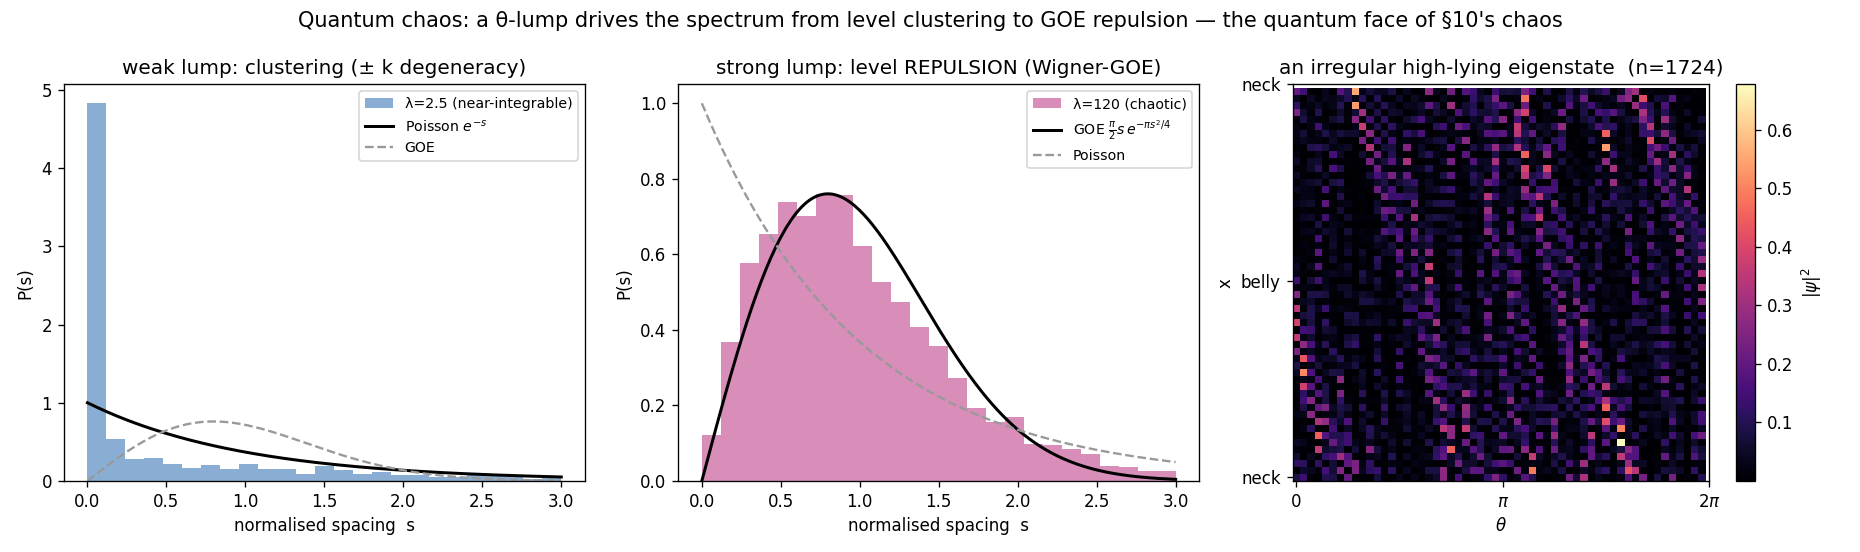

This chart was generated by the following Python code:
"""
Frontier prototype 12: quantum chaos on the lump-perturbed surface.

The chaos panel showed the CLASSICAL picture: breaking axisymmetry with a theta-lump
shatters the integrable geodesic tori into a chaotic sea. Here is its quantum face.
Diagonalise the 2-D Laplace-Beltrami operator plus a generic theta-dependent lump
potential H = -Delta_g + lambda*V(x,theta), V a symmetry-free mix of Fourier modes
(so angular momentum is not conserved and no reflection symmetry survives to split
the spectrum). As lambda grows, the nearest-neighbour level-
spacing statistics cross over from Poisson (level clustering, integrable) to the
Wigner-GOE surmise (level REPULSION -- the universal fingerprint of quantum chaos),
and the eigenfunctions go from clean whispering-gallery order to irregular, scarred
states.

Symmetrised generalised eigenproblem (lumped mass M diagonal):
    K phi = E M phi   ->   (D K D + diag(V)) psi = E psi,   D = diag(1/sqrt(M)),  psi = sqrt(M) phi.
"""
import numpy as np
from scipy.linalg import eigh
import matplotlib
matplotlib.use("Agg")
import matplotlib.pyplot as plt

from nls_lumpy_torus import build_operators

OUT = "/home/thorax/nls_lumpy_torus"
PINK, BLUE, GOLD = "#b83280", "#2b6cb0", "#d69e2e"

Nx, Nth = 56, 56
grid = build_operators(Nx, Nth)
K = grid["K"].toarray()
Mdiag = grid["Mdiag"]
x, th = grid["x"], grid["th"]
X, TH = np.meshgrid(x, th, indexing="ij")
# A GENERIC lump: no residual x->-x, theta->-theta, or (x,theta)->(-x,-theta) symmetry
# (phase-offset, mixed sin/cos), so the chaotic spectrum is a single symmetry sector
# -> true GOE, not a symmetry-superposition that mimics Poisson.
Vshape = (np.cos(2 * X - 3 * TH) + 0.6 * np.cos(X + 2 * TH + 0.5)
          + 0.4 * np.sin(3 * X - TH + 0.9)).ravel()
D = 1.0 / np.sqrt(Mdiag)
DKD = (D[:, None] * K) * D[None, :]                        # symmetric M^{-1/2} K M^{-1/2}


def spectrum(lam):
    H = DKD + np.diag(lam * Vshape)
    E, V = eigh(H)
    phi = D[:, None] * V                                    # back to physical field
    return E, phi


def unfolded_spacings(E, lo=0.15, hi=0.75):
    """Unfold the bulk of the spectrum with a smooth polynomial fit of the counting
    function, then return nearest-neighbour spacings (mean ~ 1)."""
    E = np.sort(E)
    n = len(E)
    i0, i1 = int(lo * n), int(hi * n)
    Eb = E[i0:i1]
    counts = np.arange(i0, i1)
    c = np.polyfit(Eb, counts, 14)
    unf = np.polyval(c, Eb)
    s = np.diff(unf)
    return s[s > 0]


lams = {"near-integrable (λ=2.5)": 2.5, "chaotic (λ=120)": 120.0}
spac = {}
E_by = {}
phi_by = {}
for name, lam in lams.items():
    E, phi = spectrum(lam)
    spac[name] = unfolded_spacings(E)
    E_by[name] = E; phi_by[name] = phi
    # crude repulsion diagnostic: fraction of small spacings
    print(f"{name:26s}  P(s<0.3) = {np.mean(spac[name] < 0.3):.3f}  "
          f"(Poisson~0.26, GOE~0.07)", flush=True)

sgrid = np.linspace(0, 3, 200)
poisson = np.exp(-sgrid)
goe = (np.pi / 2) * sgrid * np.exp(-np.pi * sgrid ** 2 / 4)

fig, ax = plt.subplots(1, 3, figsize=(15.5, 4.6))

# panel A: near-integrable spacings -> Poisson
axA = ax[0]
axA.hist(spac["near-integrable (λ=2.5)"], bins=np.linspace(0, 3, 26), density=True,
         color=BLUE, alpha=.55, label="λ=2.5 (near-integrable)")
axA.plot(sgrid, poisson, color="k", lw=1.8, label="Poisson $e^{-s}$")
axA.plot(sgrid, goe, color="0.6", lw=1.4, ls="--", label="GOE")
axA.set_xlabel("normalised spacing  s"); axA.set_ylabel("P(s)")
axA.set_title("weak lump: clustering (± k degeneracy)")
axA.legend(fontsize=8.5)

# panel B: chaotic spacings -> GOE (level repulsion)
axB = ax[1]
axB.hist(spac["chaotic (λ=120)"], bins=np.linspace(0, 3, 26), density=True,
         color=PINK, alpha=.55, label="λ=120 (chaotic)")
axB.plot(sgrid, goe, color="k", lw=1.8, label="GOE $\\frac{\\pi}{2}s\\,e^{-\\pi s^2/4}$")
axB.plot(sgrid, poisson, color="0.6", lw=1.4, ls="--", label="Poisson")
axB.set_xlabel("normalised spacing  s"); axB.set_ylabel("P(s)")
axB.set_title("strong lump: level REPULSION (Wigner-GOE)")
axB.legend(fontsize=8.5)

# panel C: an irregular/scarred eigenfunction of the chaotic surface
axC = ax[2]
E, phi = E_by["chaotic (λ=120)"], phi_by["chaotic (λ=120)"]
idx = int(0.55 * len(E))                                   # a mid-spectrum state
dens = (np.abs(phi[:, idx]) ** 2).reshape(Nx, Nth)
im = axC.pcolormesh(th, x, dens, shading="auto", cmap="magma")
axC.set_xlabel(r"$\theta$"); axC.set_ylabel("x")
axC.set_yticks([-np.pi / 2, 0, np.pi / 2]); axC.set_yticklabels(["neck", "belly", "neck"])
axC.set_xticks([0, np.pi, 2 * np.pi]); axC.set_xticklabels(["0", r"$\pi$", r"$2\pi$"])
axC.set_title(f"an irregular high-lying eigenstate  (n={idx})")
fig.colorbar(im, ax=axC, label=r"$|\psi|^2$")

fig.suptitle("Quantum chaos: a θ-lump drives the spectrum from level clustering to GOE repulsion — the quantum face of §10's chaos",
             fontsize=12.5)
fig.tight_layout()
fig.savefig(f"{OUT}/quantum_chaos.png", dpi=120)
print("wrote quantum_chaos.png", flush=True)
